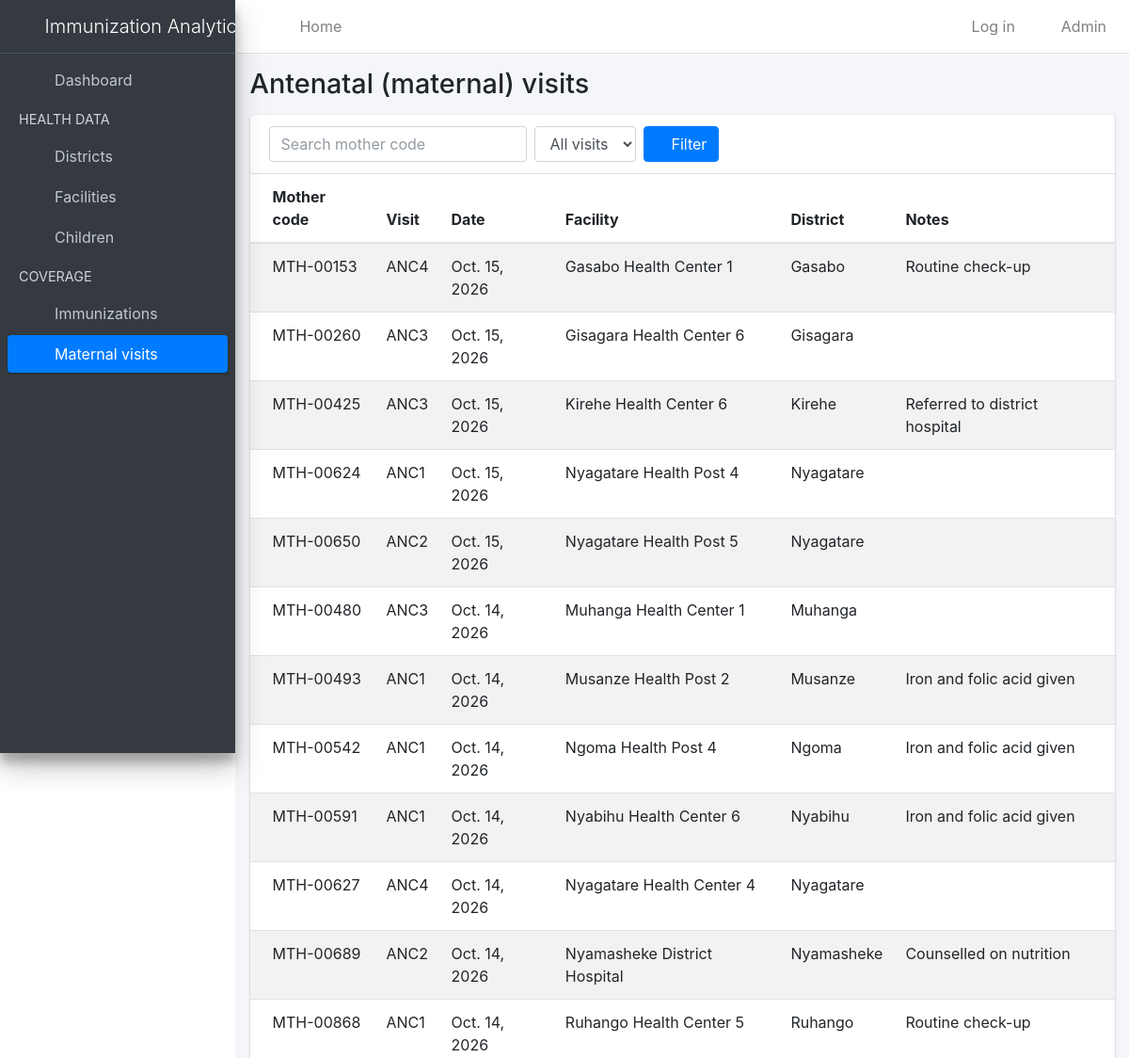
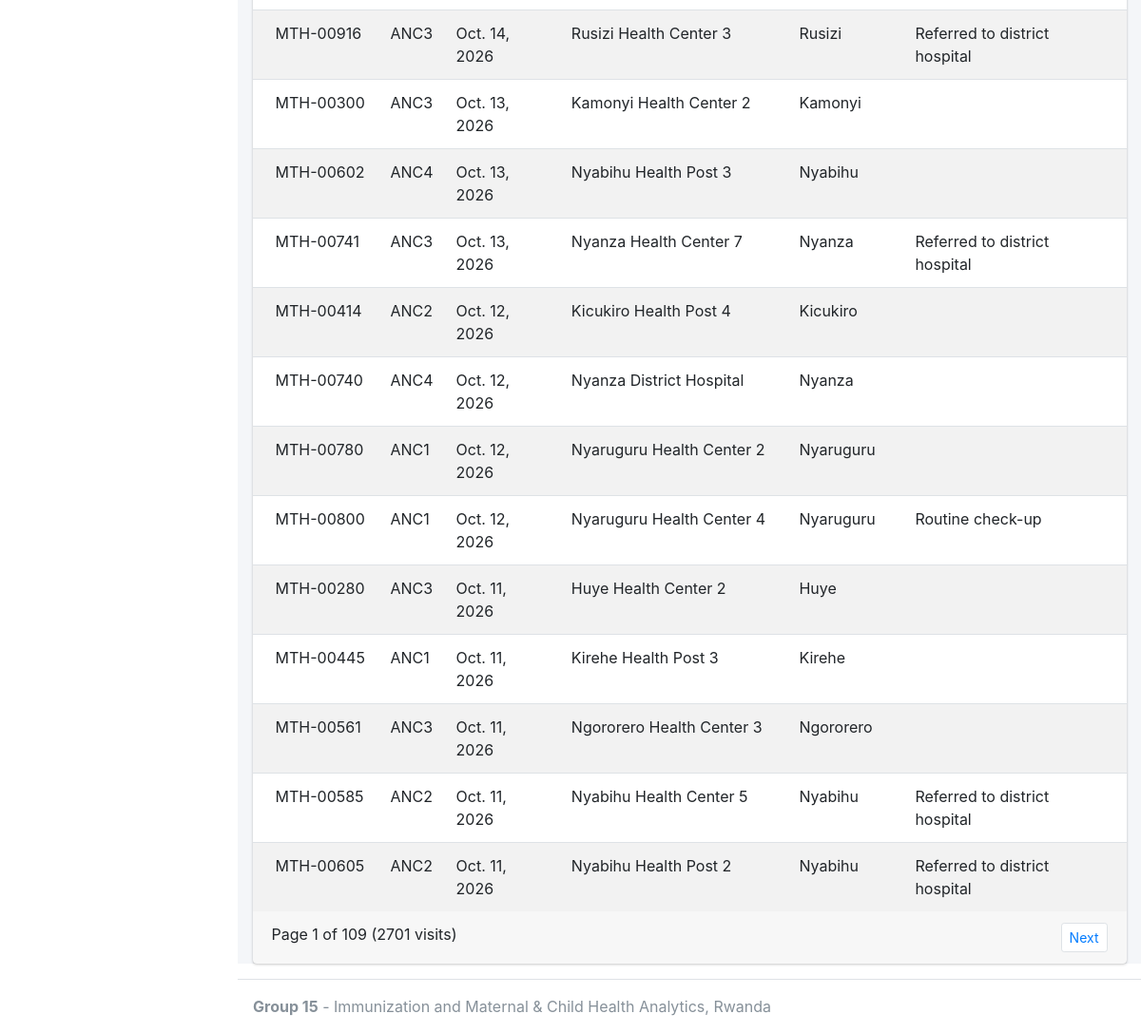
The app's page /maternal-visits/ with its own data (2 pictures, top to bottom).
### coverage/models.py (models this page shows, shortened)
class MaternalVisit(models.Model):
    facility = models.ForeignKey(HealthFacility, on_delete=models.PROTECT, related_name='maternal_visits')
    mother_code = models.CharField(max_length=20)
    visit_number = models.PositiveSmallIntegerField(
        validators=[MinValueValidator(1), MaxValueValidator(4)],
        help_text='Antenatal care visit number (ANC1 to ANC4)',
    )
    visit_date = models.DateField()
    notes = models.TextField(blank=True)
    class Meta:
        ordering = ['-visit_date']
        constraints = [
            models.UniqueConstraint(
                fields=['mother_code', 'visit_number'],
                name='unique_mother_visit_number',
            )
        ]

### health_data/models.py (models this page shows, shortened)
class HealthFacility(models.Model):
    FACILITY_TYPES = [
        ('HP', 'Health Post'),
        ('HC', 'Health Center'),
        ('DH', 'District Hospital'),
        ('RH', 'Referral Hospital'),
    ]
    name = models.CharField(max_length=150)
    facility_type = models.CharField(max_length=2, choices=FACILITY_TYPES, default='HC')
    district = models.ForeignKey(District, on_delete=models.CASCADE, related_name='facilities')
    class Meta:
        ordering = ['name']
        verbose_name_plural = 'health facilities'

class District(models.Model):
    PROVINCE_CHOICES = [
        ('Kigali City', 'Kigali City'),
        ('Southern', 'Southern'),
        ('Western', 'Western'),
        ('Northern', 'Northern'),
        ('Eastern', 'Eastern'),
    ]
    name = models.CharField(max_length=100, unique=True)
    province = models.CharField(max_length=20, choices=PROVINCE_CHOICES)
    population = models.PositiveIntegerField(default=0)
    children_0_17 = models.PositiveIntegerField(default=0)
    class Meta:
        ordering = ['name']

### coverage/views.py (the view)
# urls.py: path('maternal-visits/', views.visit_list, name='visit_list'),
def visit_list(request):
    query = request.GET.get('q', '').strip()
    visit_number = request.GET.get('visit', '')
    visits = MaternalVisit.objects.select_related('facility', 'facility__district')
    if query:
        visits = visits.filter(mother_code__icontains=query)
    if visit_number.isdigit():
        visits = visits.filter(visit_number=int(visit_number))
    page = Paginator(visits, 25).get_page(request.GET.get('page'))
    context = {'page': page, 'query': query, 'visit_number': visit_number}
    return render(request, 'coverage/visit_list.html', context)

### templates/coverage/visit_list.html (shortened to what this page needs)
{% extends 'base.html' %}
{% block page_title %}Antenatal (maternal) visits{% endblock %}
{% block content %}
<div class="card">
  <div class="card-header">
    <form method="get" class="form-inline">
      <input type="text" name="q" value="{{ query }}" class="form-control mr-2" placeholder="Search mother code">
      <select name="visit" class="form-control mr-2">
        <option value="">All visits</option>
      </select>
      <button type="submit" class="btn btn-primary"><i class="fas fa-search"></i> Filter</button>
    </form>
  </div>
  <div class="card-body table-responsive p-0">
    <table class="table table-striped table-hover">
      <thead><tr><th>Mother code</th><th>Visit</th><th>Date</th><th>Facility</th><th>District</th><th>Notes</th></tr></thead>
      <tbody>
        {% for v in page %}
        <tr>
          <td>{{ v.mother_code }}</td>
          <td>ANC{{ v.visit_number }}</td>
          <td>{{ v.visit_date }}</td>
          <td>{{ v.facility.name }}</td>
          <td>{{ v.facility.district.name }}</td>
          <td>{{ v.notes }}</td>
        </tr>
        {% empty %}
        <tr><td colspan="6">No visits found.</td></tr>
        {% endfor %}
      </tbody>
    </table>
  </div>
  <div class="card-footer clearfix">
    <span>Page {{ page.number }} of {{ page.paginator.num_pages }} ({{ page.paginator.count }} visits)</span>
    <ul class="pagination pagination-sm m-0 float-right">
      {% if page.has_next %}
      <li class="page-item"><a class="page-link" href="?page={{ page.next_page_number }}&q={{ query }}&visit={{ visit_number }}">Next</a></li>
      {% endif %}
    </ul>
  </div>
</div>
{% endblock %}

### records on screen
MaternalVisit: mother_code "MTH-00153", visit_number "4", visit_date "Oct. 15, 2026", facility.name "Gasabo Health Center 1", facility.district.name "Gasabo", notes "Routine check-up"
MaternalVisit: mother_code "MTH-00260", visit_number "3", visit_date "Oct. 15, 2026", facility.name "Gisagara Health Center 6", facility.district.name "Gisagara"
MaternalVisit: mother_code "MTH-00425", visit_number "3", visit_date "Oct. 15, 2026", facility.name "Kirehe Health Center 6", facility.district.name "Kirehe", notes "Referred to district hospital"
MaternalVisit: mother_code "MTH-00624", visit_number "1", visit_date "Oct. 15, 2026", facility.name "Nyagatare Health Post 4", facility.district.name "Nyagatare"
MaternalVisit: mother_code "MTH-00650", visit_number "2", visit_date "Oct. 15, 2026", facility.name "Nyagatare Health Post 5", facility.district.name "Nyagatare"
MaternalVisit: mother_code "MTH-00480", visit_number "3", visit_date "Oct. 14, 2026", facility.name "Muhanga Health Center 1", facility.district.name "Muhanga"
MaternalVisit: mother_code "MTH-00493", visit_number "1", visit_date "Oct. 14, 2026", facility.name "Musanze Health Post 2", facility.district.name "Musanze", notes "Iron and folic acid given"
MaternalVisit: mother_code "MTH-00542", visit_number "1", visit_date "Oct. 14, 2026", facility.name "Ngoma Health Post 4", facility.district.name "Ngoma", notes "Iron and folic acid given"
MaternalVisit: mother_code "MTH-00591", visit_number "1", visit_date "Oct. 14, 2026", facility.name "Nyabihu Health Center 6", facility.district.name "Nyabihu", notes "Iron and folic acid given"
MaternalVisit: mother_code "MTH-00627", visit_number "4", visit_date "Oct. 14, 2026", facility.name "Nyagatare Health Center 4", facility.district.name "Nyagatare"
MaternalVisit: mother_code "MTH-00689", visit_number "2", visit_date "Oct. 14, 2026", facility.name "Nyamasheke District Hospital", facility.district.name "Nyamasheke", notes "Counselled on nutrition"
MaternalVisit: mother_code "MTH-00868", visit_number "1", visit_date "Oct. 14, 2026", facility.name "Ruhango Health Center 5", facility.district.name "Ruhango", notes "Routine check-up"
MaternalVisit: mother_code "MTH-00916", visit_number "3", visit_date "Oct. 14, 2026", facility.name "Rusizi Health Center 3", facility.district.name "Rusizi", notes "Referred to district hospital"
MaternalVisit: mother_code "MTH-00300", visit_number "3", visit_date "Oct. 13, 2026", facility.name "Kamonyi Health Center 2", facility.district.name "Kamonyi"
MaternalVisit: mother_code "MTH-00602", visit_number "4", visit_date "Oct. 13, 2026", facility.name "Nyabihu Health Post 3", facility.district.name "Nyabihu"
MaternalVisit: mother_code "MTH-00741", visit_number "3", visit_date "Oct. 13, 2026", facility.name "Nyanza Health Center 7", facility.district.name "Nyanza", notes "Referred to district hospital"
MaternalVisit: mother_code "MTH-00414", visit_number "2", visit_date "Oct. 12, 2026", facility.name "Kicukiro Health Post 4", facility.district.name "Kicukiro"
MaternalVisit: mother_code "MTH-00740", visit_number "4", visit_date "Oct. 12, 2026", facility.name "Nyanza District Hospital", facility.district.name "Nyanza"
MaternalVisit: mother_code "MTH-00780", visit_number "1", visit_date "Oct. 12, 2026", facility.name "Nyaruguru Health Center 2", facility.district.name "Nyaruguru"
MaternalVisit: mother_code "MTH-00800", visit_number "1", visit_date "Oct. 12, 2026", facility.name "Nyaruguru Health Center 4", facility.district.name "Nyaruguru", notes "Routine check-up"
MaternalVisit: mother_code "MTH-00280", visit_number "3", visit_date "Oct. 11, 2026", facility.name "Huye Health Center 2", facility.district.name "Huye"
MaternalVisit: mother_code "MTH-00445", visit_number "1", visit_date "Oct. 11, 2026", facility.name "Kirehe Health Post 3", facility.district.name "Kirehe"
MaternalVisit: mother_code "MTH-00561", visit_number "3", visit_date "Oct. 11, 2026", facility.name "Ngororero Health Center 3", facility.district.name "Ngororero"
MaternalVisit: mother_code "MTH-00585", visit_number "2", visit_date "Oct. 11, 2026", facility.name "Nyabihu Health Center 5", facility.district.name "Nyabihu", notes "Referred to district hospital"
MaternalVisit: mother_code "MTH-00605", visit_number "2", visit_date "Oct. 11, 2026", facility.name "Nyabihu Health Post 2", facility.district.name "Nyabihu", notes "Referred to district hospital"

### other values on screen
{{ page.number }} "1"
{{ page.paginator.num_pages }} "109"
{{ page.paginator.count }} "2701"
